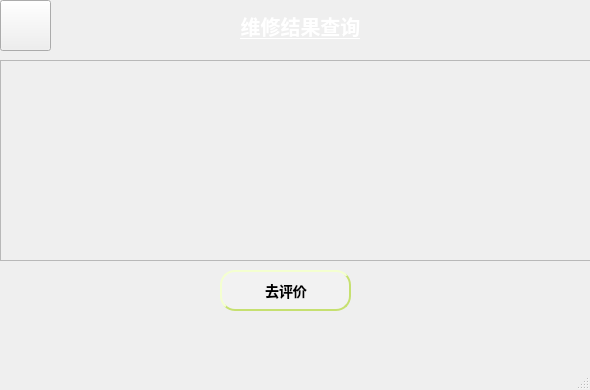
<?xml version="1.0" encoding="UTF-8"?>
<ui version="4.0">
 <class>MainWindow5</class>
 <widget class="QMainWindow" name="MainWindow5">
  <property name="geometry">
   <rect>
    <x>0</x>
    <y>0</y>
    <width>590</width>
    <height>390</height>
   </rect>
  </property>
  <property name="windowTitle">
   <string>MainWindow</string>
  </property>
  <property name="styleSheet">
   <string notr="true">
 background-color: qlineargradient(x1:0, y1:0, x2:1, y2:1,
stop:0 #ffffff,stop:1 #ffffff);</string>
  </property>
  <widget class="QWidget" name="centralwidget">
   <widget class="QLabel" name="label">
    <property name="geometry">
     <rect>
      <x>0</x>
      <y>0</y>
      <width>601</width>
      <height>51</height>
     </rect>
    </property>
    <property name="font">
     <font>
      <pointsize>15</pointsize>
      <weight>75</weight>
      <bold>true</bold>
      <underline>true</underline>
     </font>
    </property>
    <property name="styleSheet">
     <string notr="true">
 background-color: qlineargradient(x1:0, y1:0, x2:1, y2:1,
stop:0 #91c46c,stop:1#91c46c);
 
color: white; </string>
    </property>
    <property name="text">
     <string>维修结果查询</string>
    </property>
    <property name="alignment">
     <set>Qt::AlignCenter</set>
    </property>
   </widget>
   <widget class="QPushButton" name="pushButton">
    <property name="geometry">
     <rect>
      <x>220</x>
      <y>270</y>
      <width>131</width>
      <height>41</height>
     </rect>
    </property>
    <property name="styleSheet">
     <string notr="true">QPushButton:hover {
background-color: #91c46c;

}

QPushButton {
background-color: #ffffff;
color: #ffffff;
color: black;
                    /* 文字颜色 */
background-color: #f2f2f2;       /* 背景色 */
border-style: outset;            /* 边框风格 */
border-width: 2px;               /* 边框宽度 */
border-radius: 5px;              /* 边框圆角 */
border-color: #c6e070;           /* 边框颜色 */
font: bold 14px;                 /* 字体 */
min-width: 2em;                  /* 控件最小宽度 */
min-height: 2px;                 /* 控件最小高度 */
font-family: 宋体;            /* 字库 */
padding: 5px;                    /* 内边距 */
padding-left:6px;                /* 文字横向偏移 */
padding-top:6px;                 /* 文字纵向偏移 */
border-radius:15px
}
QPushButton:pressed {
background-color: #287d7d;
}
</string>
    </property>
    <property name="text">
     <string>去评价</string>
    </property>
   </widget>
   <widget class="QPushButton" name="pushButton_2">
    <property name="geometry">
     <rect>
      <x>0</x>
      <y>0</y>
      <width>51</width>
      <height>51</height>
     </rect>
    </property>
    <property name="styleSheet">
     <string notr="true">QPushButton{
border-image: url(:/pic/10.png);


 background-color: qlineargradient(x1:0, y1:0, x2:1, y2:1,
stop:0 #91c46c,stop:1#91c46c);
 
}
QPushButton:pressed {
background-color: #287d7d;
}

 </string>
    </property>
    <property name="text">
     <string/>
    </property>
   </widget>
   <widget class="QLabel" name="label_3">
    <property name="geometry">
     <rect>
      <x>0</x>
      <y>320</y>
      <width>191</width>
      <height>31</height>
     </rect>
    </property>
    <property name="styleSheet">
     <string notr="true">
 background-color: qlineargradient(x1:0, y1:0, x2:1, y2:1,
stop:0 #f2f2f2,stop:1 #f2f2f2);
 </string>
    </property>
    <property name="text">
     <string/>
    </property>
   </widget>
   <widget class="QLabel" name="label_5">
    <property name="geometry">
     <rect>
      <x>440</x>
      <y>320</y>
      <width>91</width>
      <height>31</height>
     </rect>
    </property>
    <property name="styleSheet">
     <string notr="true">
 background-color: qlineargradient(x1:0, y1:0, x2:1, y2:1,
stop:0 #1c344c,stop:1#1c344c);
 </string>
    </property>
    <property name="text">
     <string/>
    </property>
   </widget>
   <widget class="QLabel" name="label_4">
    <property name="geometry">
     <rect>
      <x>320</x>
      <y>320</y>
      <width>121</width>
      <height>31</height>
     </rect>
    </property>
    <property name="styleSheet">
     <string notr="true">
 background-color: qlineargradient(x1:0, y1:0, x2:1, y2:1,
stop:0 #91c46c,stop:1#91c46c);
 </string>
    </property>
    <property name="text">
     <string/>
    </property>
   </widget>
   <widget class="QLabel" name="label_6">
    <property name="geometry">
     <rect>
      <x>530</x>
      <y>320</y>
      <width>91</width>
      <height>31</height>
     </rect>
    </property>
    <property name="styleSheet">
     <string notr="true">
 background-color: qlineargradient(x1:0, y1:0, x2:1, y2:1,
stop:0 #287d7d,stop:1#287d7d);
 </string>
    </property>
    <property name="text">
     <string/>
    </property>
   </widget>
   <widget class="QLabel" name="label_7">
    <property name="geometry">
     <rect>
      <x>180</x>
      <y>320</y>
      <width>141</width>
      <height>31</height>
     </rect>
    </property>
    <property name="styleSheet">
     <string notr="true">
 background-color: qlineargradient(x1:0, y1:0, x2:1, y2:1,
stop:0 #c6e070,stop:1#c6e070);
 </string>
    </property>
    <property name="text">
     <string/>
    </property>
   </widget>
   <widget class="QListView" name="listView">
    <property name="enabled">
     <bool>false</bool>
    </property>
    <property name="geometry">
     <rect>
      <x>0</x>
      <y>60</y>
      <width>591</width>
      <height>201</height>
     </rect>
    </property>
   </widget>
  </widget>
  <widget class="QMenuBar" name="menubar">
   <property name="geometry">
    <rect>
     <x>0</x>
     <y>0</y>
     <width>590</width>
     <height>21</height>
    </rect>
   </property>
  </widget>
  <widget class="QStatusBar" name="statusbar"/>
 </widget>
 <resources/>
 <connections/>
</ui>
